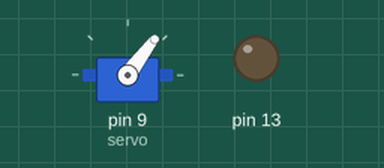
This sketch was run on a simulated Arduino Uno, built with avr-gcc and run on an emulated ATmega328P. Shown: servo, output pins drawn as LEDs (lit = HIGH).

Above: at 0.05 s.
At 0.65 s:
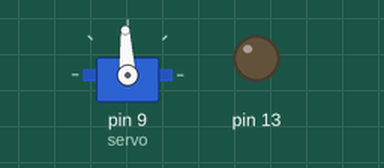
At 1.1 s:
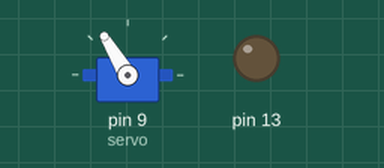
At 2.2 s:
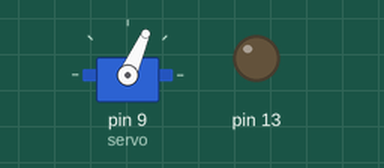
Timing chart, 0 to 5.6 s (numbered marks = the images above):
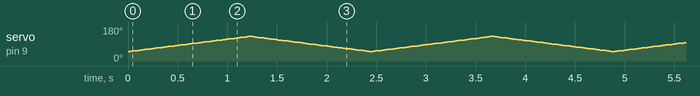

The sketch:

test_servo.ino
```cpp
#include <Servo.h>

Servo servo;

void setup() {
  pinMode(13,OUTPUT);
  servo.attach(9);
  Serial.begin(9600);
  // put your setup code here, to run once:

}
int pos = 0;
void loop() {
for (pos = 50; pos <= 130; pos += 1) { // от 0 до 180 градусов
    // шаг в один градус
    servo.write(pos);              // просим повернуться на позицию значения переменной 'pos'
    delay(15);                       // ждём 15ms для достижения позиции
  }
  for (pos = 130; pos >= 50; pos -= 1) { // от 180 до 0 градусов
    servo.write(pos);              // просим повернуться на позицию значения переменной 'pos'
    delay(15);                       // ждём 15ms для достижения позиции
  }
}
  // for(int i = 600; i < 1200; i++){
  //   servo.write(i/10);
  // }
```
